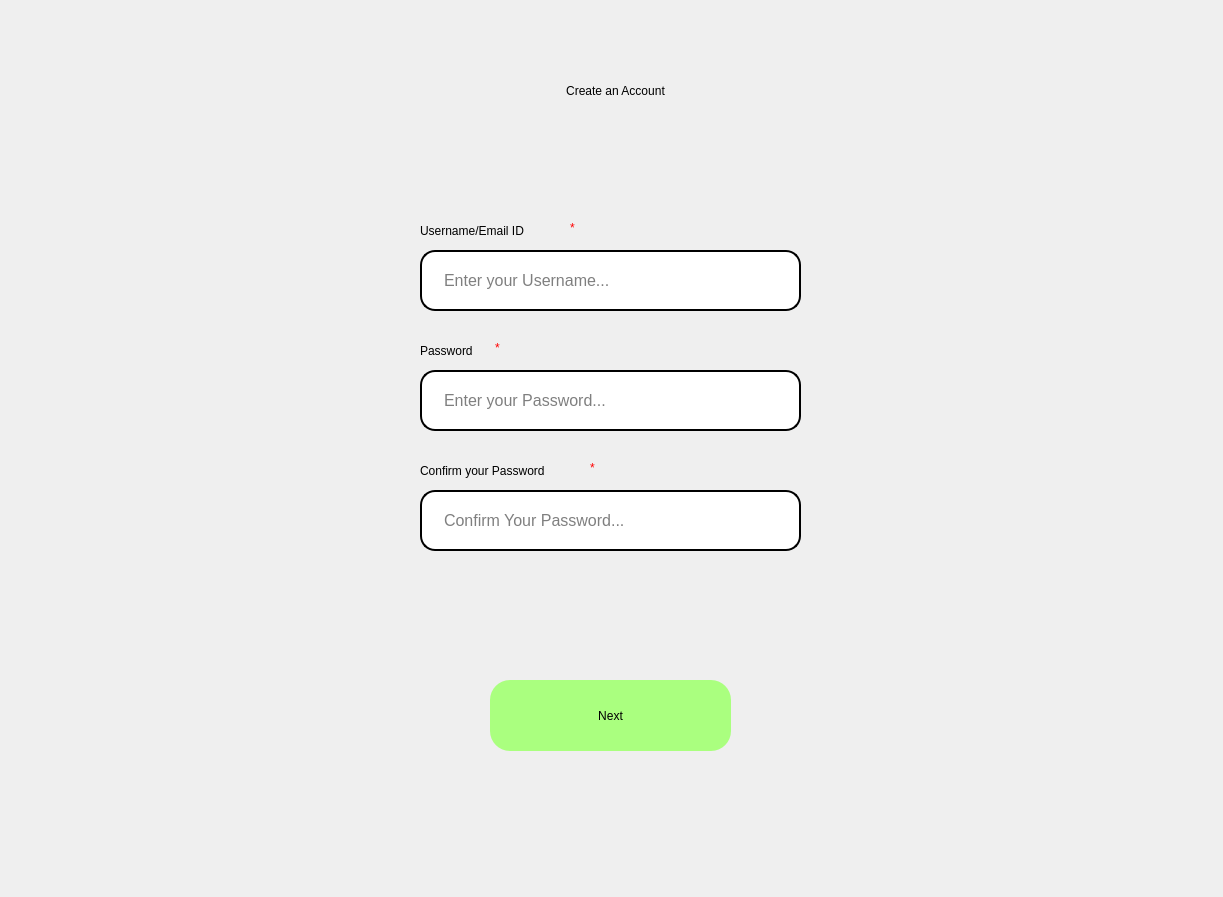
<?xml version="1.0" encoding="UTF-8"?>
<ui version="4.0">
 <class>bgWidget</class>
 <widget class="QDialog" name="bgWidget">
  <property name="geometry">
   <rect>
    <x>0</x>
    <y>0</y>
    <width>1223</width>
    <height>897</height>
   </rect>
  </property>
  <property name="windowTitle">
   <string>Dialog</string>
  </property>
  <widget class="QLabel" name="HeaderLabel">
   <property name="geometry">
    <rect>
     <x>370</x>
     <y>60</y>
     <width>491</width>
     <height>61</height>
    </rect>
   </property>
   <property name="styleSheet">
    <string notr="true">
font: 36pt &quot;MS Shell Dlg 2&quot;;</string>
   </property>
   <property name="text">
    <string>Create an Account</string>
   </property>
   <property name="alignment">
    <set>Qt::AlignCenter</set>
   </property>
  </widget>
  <widget class="QPushButton" name="Next_Button">
   <property name="geometry">
    <rect>
     <x>490</x>
     <y>680</y>
     <width>241</width>
     <height>71</height>
    </rect>
   </property>
   <property name="styleSheet">
    <string notr="true">border-radius: 20px;
font: 12pt &quot;MS Shell Dlg 2&quot;;
background-color: rgb(170, 255, 127);
</string>
   </property>
   <property name="text">
    <string>Next</string>
   </property>
  </widget>
  <widget class="QLineEdit" name="PasswordField">
   <property name="geometry">
    <rect>
     <x>420</x>
     <y>370</y>
     <width>381</width>
     <height>61</height>
    </rect>
   </property>
   <property name="font">
    <font>
     <family>MS Shell Dlg 2</family>
     <pointsize>12</pointsize>
     <weight>50</weight>
     <italic>false</italic>
     <bold>false</bold>
    </font>
   </property>
   <property name="styleSheet">
    <string notr="true">border: 12px  solid rgb(0, 0, 0);
border-width: 2px;
font: 12pt &quot;MS Shell Dlg 2&quot;;
border-radius: 15px;
padding-left:20px;
padding-right:20px;</string>
   </property>
   <property name="echoMode">
    <enum>QLineEdit::Password</enum>
   </property>
   <property name="placeholderText">
    <string>Enter your Password...</string>
   </property>
  </widget>
  <widget class="QLabel" name="Asterisk_2">
   <property name="geometry">
    <rect>
     <x>495</x>
     <y>340</y>
     <width>21</width>
     <height>16</height>
    </rect>
   </property>
   <property name="styleSheet">
    <string notr="true">color: rgb(255, 0, 0);</string>
   </property>
   <property name="text">
    <string>*</string>
   </property>
  </widget>
  <widget class="QLabel" name="label">
   <property name="geometry">
    <rect>
     <x>420</x>
     <y>220</y>
     <width>151</width>
     <height>21</height>
    </rect>
   </property>
   <property name="styleSheet">
    <string notr="true">font: 12pt &quot;MS Shell Dlg 2&quot;;
font: 10pt &quot;MS Shell Dlg 2&quot;;</string>
   </property>
   <property name="text">
    <string>Username/Email ID</string>
   </property>
  </widget>
  <widget class="QLineEdit" name="EmailField">
   <property name="geometry">
    <rect>
     <x>420</x>
     <y>250</y>
     <width>381</width>
     <height>61</height>
    </rect>
   </property>
   <property name="font">
    <font>
     <family>MS Shell Dlg 2</family>
     <pointsize>12</pointsize>
     <weight>50</weight>
     <italic>false</italic>
     <bold>false</bold>
    </font>
   </property>
   <property name="styleSheet">
    <string notr="true">border: 12px  solid rgb(0, 0, 0);
border-width: 2px;
font: 12pt &quot;MS Shell Dlg 2&quot;;
border-radius: 15px;
padding-left:20px;
padding-right:20px;</string>
   </property>
   <property name="placeholderText">
    <string>Enter your Username...</string>
   </property>
  </widget>
  <widget class="QLabel" name="label_2">
   <property name="geometry">
    <rect>
     <x>420</x>
     <y>340</y>
     <width>81</width>
     <height>21</height>
    </rect>
   </property>
   <property name="styleSheet">
    <string notr="true">font: 12pt &quot;MS Shell Dlg 2&quot;;
font: 10pt &quot;MS Shell Dlg 2&quot;;</string>
   </property>
   <property name="text">
    <string>Password</string>
   </property>
  </widget>
  <widget class="QLabel" name="Asterisk_1">
   <property name="geometry">
    <rect>
     <x>570</x>
     <y>220</y>
     <width>21</width>
     <height>16</height>
    </rect>
   </property>
   <property name="styleSheet">
    <string notr="true">color: rgb(255, 0, 0);</string>
   </property>
   <property name="text">
    <string>*</string>
   </property>
  </widget>
  <widget class="QLineEdit" name="Confirm_Your_Password_Field">
   <property name="geometry">
    <rect>
     <x>420</x>
     <y>490</y>
     <width>381</width>
     <height>61</height>
    </rect>
   </property>
   <property name="font">
    <font>
     <family>MS Shell Dlg 2</family>
     <pointsize>12</pointsize>
     <weight>50</weight>
     <italic>false</italic>
     <bold>false</bold>
    </font>
   </property>
   <property name="styleSheet">
    <string notr="true">border: 12px  solid rgb(0, 0, 0);
border-width: 2px;
font: 12pt &quot;MS Shell Dlg 2&quot;;
border-radius: 15px;
padding-left:20px;
padding-right:20px;</string>
   </property>
   <property name="echoMode">
    <enum>QLineEdit::Password</enum>
   </property>
   <property name="placeholderText">
    <string>Confirm Your Password...</string>
   </property>
  </widget>
  <widget class="QLabel" name="label_3">
   <property name="geometry">
    <rect>
     <x>420</x>
     <y>460</y>
     <width>171</width>
     <height>21</height>
    </rect>
   </property>
   <property name="styleSheet">
    <string notr="true">font: 12pt &quot;MS Shell Dlg 2&quot;;
font: 10pt &quot;MS Shell Dlg 2&quot;;</string>
   </property>
   <property name="text">
    <string>Confirm your Password</string>
   </property>
  </widget>
  <widget class="QLabel" name="Asterisk_3">
   <property name="geometry">
    <rect>
     <x>590</x>
     <y>460</y>
     <width>21</width>
     <height>16</height>
    </rect>
   </property>
   <property name="styleSheet">
    <string notr="true">color: rgb(255, 0, 0);</string>
   </property>
   <property name="text">
    <string>*</string>
   </property>
  </widget>
  <widget class="QLabel" name="Error_Popup_Message">
   <property name="geometry">
    <rect>
     <x>420</x>
     <y>570</y>
     <width>371</width>
     <height>31</height>
    </rect>
   </property>
   <property name="styleSheet">
    <string notr="true">font: 10pt &quot;MS Shell Dlg 2&quot;;
color: rgb(255, 0, 0);</string>
   </property>
   <property name="text">
    <string/>
   </property>
   <property name="alignment">
    <set>Qt::AlignCenter</set>
   </property>
  </widget>
 </widget>
 <resources/>
 <connections/>
</ui>
